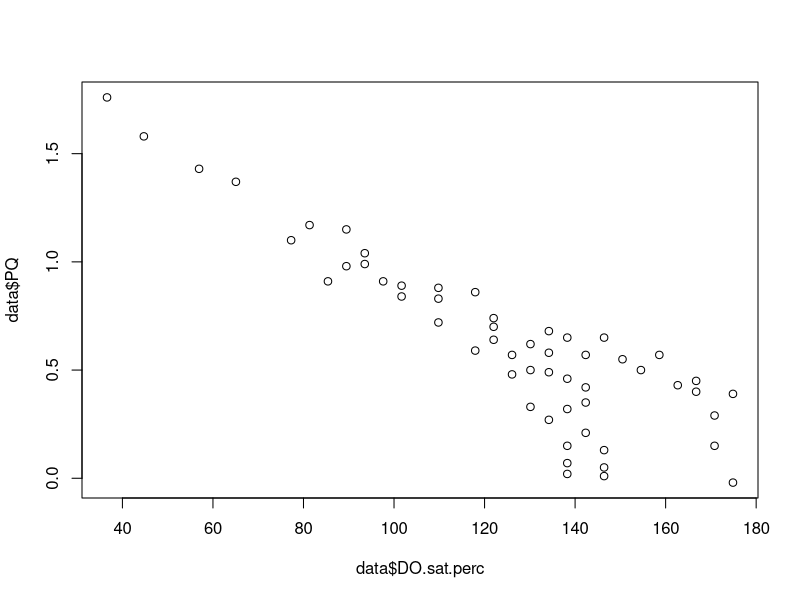
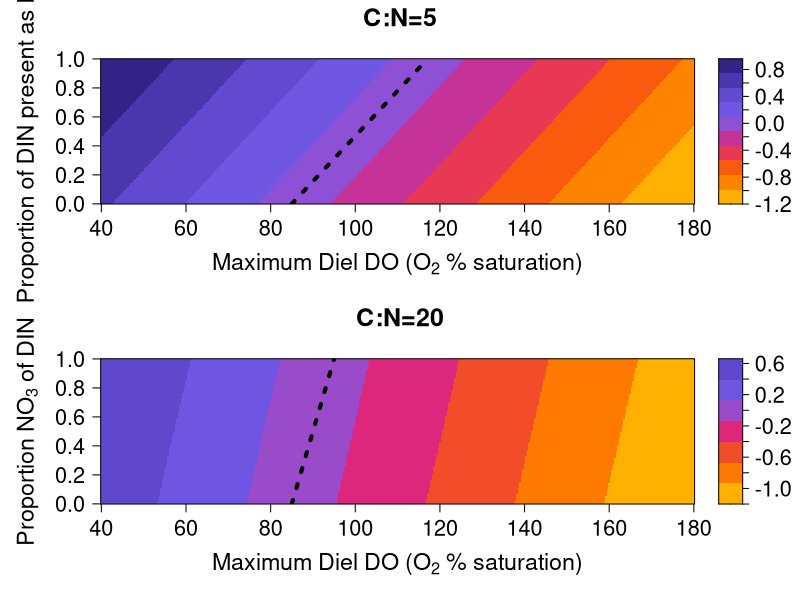

Generate these figures, in order, with R: (Note: this script raises an error after producing the figures.)

# Load libraries ----------------------------------------------------------

library("lattice")
library("viridis")
library(RColorBrewer)
library(patchwork)
library(gridExtra)
library(reshape2); library(dplyr); library(tidyr)
library(cowplot)


# Estimating the effects of photorespiration on the PQ --------------------

###Data plucked from Burris 1981
setwd("~/GitHub/metabolism-PQ")
temp<-20#C
pres<-1#atm
data<-read.csv("burris_pr_change.csv")
data$PQ.delta<-data$PQ-1.2
data$O2.pp.kpa<-data$O2.pp*101
data$O2.mgL<-data$O2.pp.kpa*0.36610

###Transform oxy concentration to percent saturation
osat<- function(temp, bp) {
  
  tstd<-log((298.15-temp) / (273.15 + temp))
  
  a0<-2.00907
  a1<-3.22014
  a2<-4.0501
  a3<-4.94457
  a4<- -0.256847
  a5<- 3.88767
  
  u<-10^(8.10765-(1750.286/(235+temp)))
  
  sato<-(exp(a0 + a1*tstd + a2*tstd^2 + a3*tstd^3 + a4*tstd^4+a5*tstd^5))*((bp-u)/(760-u))*1.42905
  sato
}

#end of function

data$DO.sat.perc<-100*data$O2.mgL/osat(temp, (pres*760))

plot(data$PQ~data$DO.sat.perc, data=data)

model<-lm(data$PQ~data$DO.sat.perc)
summary(model)


# Set up NO3 effects-to be calculated for each panel ----------------------

##Create NO3 proportion of DIN. Proportion from 0 to 1
DIN<-seq(from=0, to=1, length.out=400)


# Estimate effects for panel A where C:N=5 --------------------------------

#Calculate PQ change due to NO3
alg_CN<-5 #must define algal C:N ratio  
y<-DIN*2/alg_CN


##Create O2 and PQ gradient (based on Burris 1981 recalculated to percent sat)
O2<-seq(from=40, to=180, length.out=400)
PQ<-seq(from=0.56, to=-1.2, length.out=400)


##Expand to all combinations
act.data<-expand.grid(X=O2,Y= DIN)
z<-expand.grid(PQ, y)

#add two individual effects together
act.data$Z<-z$Var1+z$Var2


##Plot heatmap of change in PQ
p1<-levelplot(Z ~ X*Y, data=act.data,scales=list(x=list(at=seq(40,180,20), cex=1.3),tck = c(1,0), y = list(at=seq(0,1,.2),cex=1.3)),
               xlab=list(label=expression(paste("Maximum Diel DO (",O[2]," ","%"," ",saturation,")")), cex=1.4),#list(draw = FALSE),
               ylab=list(expression(paste("Proportion of DIN present as ",NO[3],)), cex=1.4),
          main=list(label="C:N=5", cex=1.5),
          col.regions =colorRampPalette(rev(c("#332288", "#5f48cb","#785EF0", "#DC267F", "#FE6100","#FFB000")))(100),
          #col.regions =colorRampPalette(rev(c("#4575B4", "#91BFDB", "#E0F3F8", "#FFFFBF","#FEE090" , "#FC8D59","#D73027" )))(100),
          at=seq(from=min(act.data$Z), to=max(act.data$Z),  length.out=11),
          aspect="fill",
          panel = function(...){
            panel.levelplot(...)
            panel.abline(coef = coef(lm(c(0.0,0.53)~c(85,102))), lwd=4,lty = "dotted")},
          colorkey=list(labels=list(cex=1.3,at=seq(0.8,-1.2,-.2))))
   


# Estimate effects for panel B where C:N=20 -------------------------------


##Create NO3 proportion of DIN. Proportion from 0 to 1
DIN<-seq(from=0, to=1, length.out=400)

#Calculate PQ change due to NO3
alg_CN<-20 #must define algal C:N ratio  
y<-DIN*2/alg_CN

##Create O2 and PQ gradient (based on Burris 1981)
#O2<-seq(from=90, to=150, length.out=400)
#PQ<-seq(from=1.2, to=0.5, length.out=400)

#Calculate the change in PQ due to photorespiration assume PQc is 1.1 and PQn is 0 (???)



##Expand to all combinations
act.data<-expand.grid(X=O2,Y= DIN)
z<-expand.grid(PQ, y)

#add two individual effects together
act.data$Z<-z$Var1+z$Var2



##Plot heatmap of change in PQ
p2<-levelplot(Z ~ X*Y, data=act.data,scales=list(x=list(at=seq(40,180,20), cex=1.3),tck = c(1,0), y = list(at=seq(0,1,.2),cex=1.3)),
               xlab=list(label=expression(paste("Maximum Diel DO (",O[2]," ","%"," ",saturation,")")), cex=1.4),#list(draw = FALSE),
               ylab=list(expression(paste("Proportion ",NO[3]," of DIN")), cex=1.4),
                    main=list(label="C:N=20", cex=1.5), 
               col.regions =colorRampPalette(rev(c( "#5f48cb","#785EF0", "#DC267F", "#FE6100","#FFB000")))(100),
               #col.regions = colorRampPalette(rev(c( "#91BFDB","#E0F3F8", "#FFFFBF","#FEE090" , "#FC8D59","#D73027" )))(100),
              at=seq(from=min(act.data$Z), to=max(act.data$Z),  length.out=8),
          aspect="fill",
              panel = function(...){
                panel.levelplot(...)
                panel.abline(coef = coef(lm(c(0,1)~c(85,95))), lwd=4,lty = "dotted")},
          colorkey=list(labels=list(cex=1.3,at=seq(0.8,-1.2,-.2))))     
      


trellis.device(windows, height=6, width=7)

grid.arrange(p1, p2)
print(p1, split=c(2,1,1,1),panel.height=list(x=2, units="in", y=20), more=TRUE)
print(p2, split=c(1,1,2,1),panel.height=list(x=2.05, units="in"))

plots<-list(p1,p2)
grobs <- lapply(plots, as_grob)
plot_widths <- lapply(grobs, function(x) {grobs[[1]][["list"]][["plot"]][["y.limits"]]})
aligned_widths <- align_margin(plot_widths, "first", greedy=TRUE)
aligned_widths <- align_margin(aligned_widths, "last", greedy=TRUE)


for (i in seq_along(plots)) {
  grobs[[i]]$heights <- aligned_widths[[i]]
}

plot_grid(plotlist = grobs, ncol = 1)


